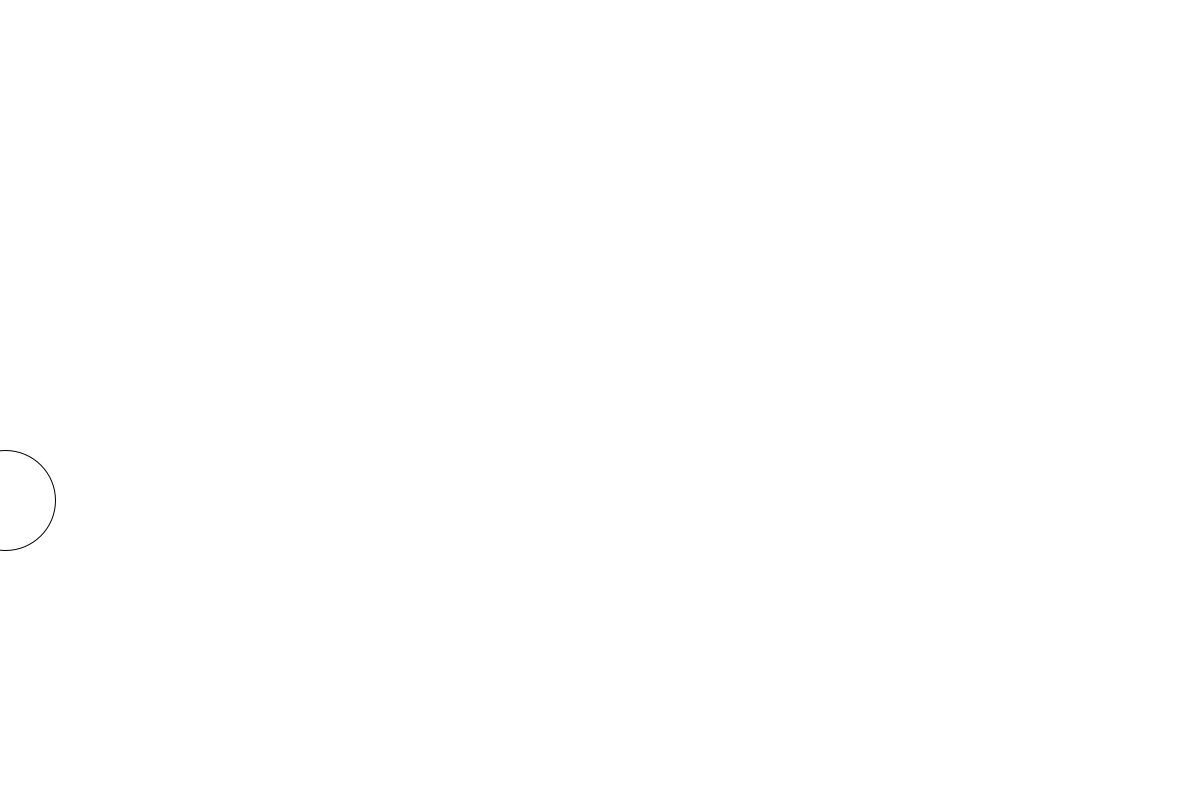
Frame 1 (no input)
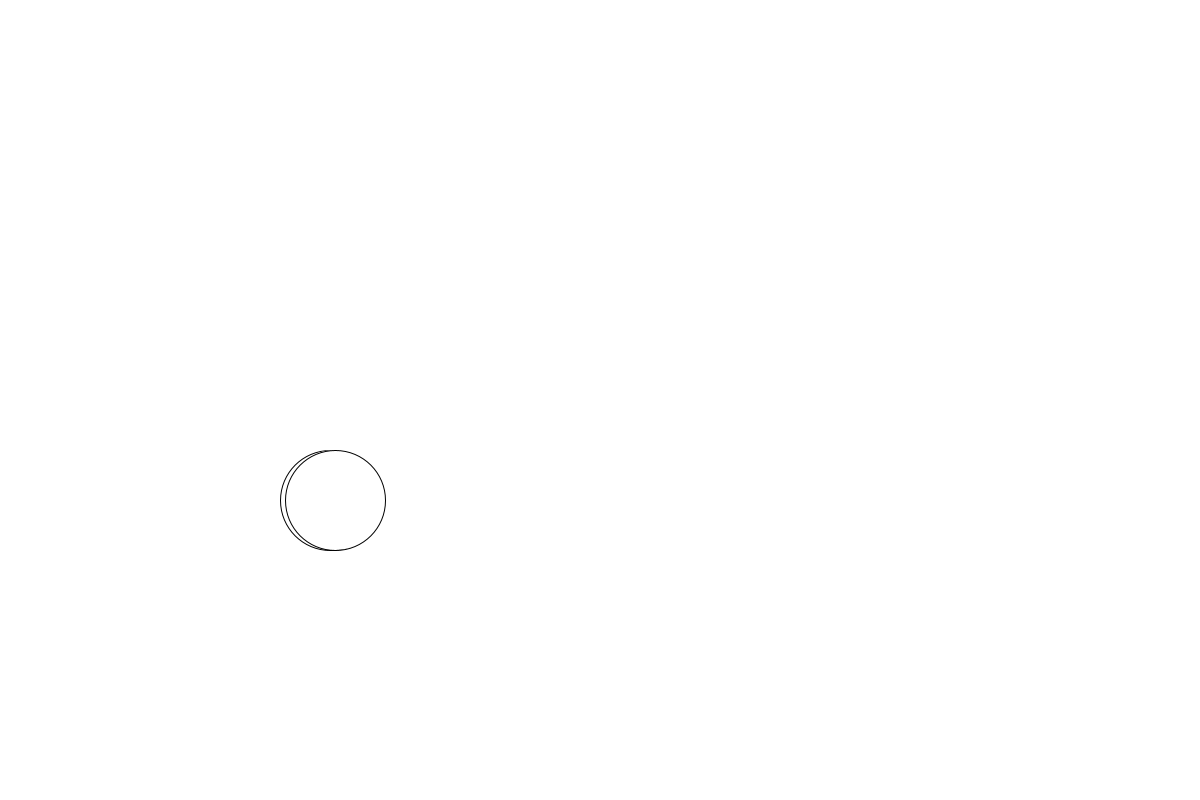
Frame 60 (the mouse pressed at the canvas centre just before this capture)
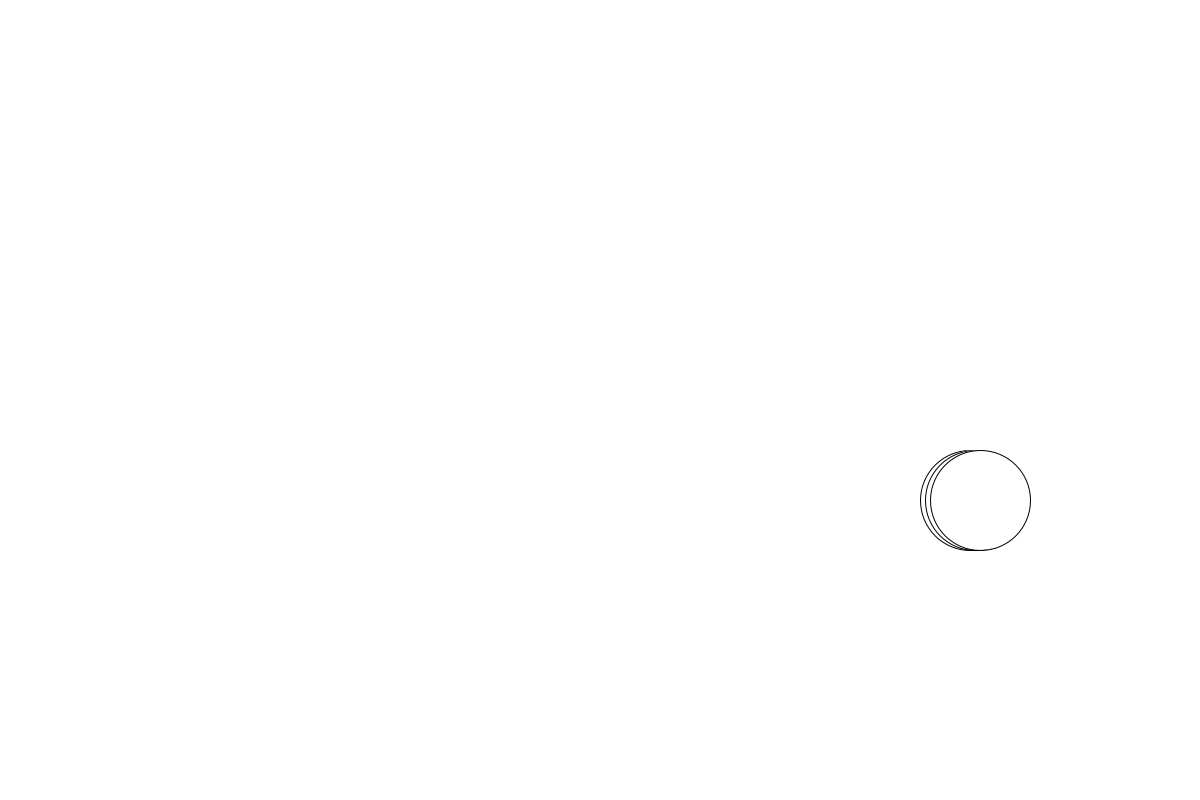
Frame 120 (the mouse held since frame 60 and released just before this capture)

The Processing sketch that drew these frames (run headless with seeded random() and noise(); from frame 60 on, the mouse is pressed at the canvas centre):

// Processing sketch: Major_Project2
// ── Major_Project2.pde
ArrayList<Monsters> theMonsters = new ArrayList<Monsters>();
Timer theTimer;


Monsters monster1;


void setup() {
  size(1200, 800);
  theTimer = new Timer(1000);
  monster1 = new Monsters(0, 500);
  //for ( int i  = 0; i <10; i ++) {

      //theMonsters.add(monster1);
    }
//}
  
void draw() {
  background(255);
  if (theTimer.isFinished() ){
  theMonsters.add(monster1);
  theTimer.begin();
  }

  for (Monsters thisMonster : theMonsters) {
    thisMonster.movingMonsters();
  
  }
}


//void killMonster() {
//  for (int i=theMonsters.size()-1; i >= 0; i--) { 
//     Monsters thisMonster = theMonsters.get(i);

//    if (thisMonster.isClicked(mouseX, 700)) {
//      theMonsters.remove(i);
//    }
//  }
//}
//}
// ── Ammo.pde
class Ammo {

  //data
  int clipSize;
  int startTime;
  //int reloadTimer;
  int endTime;
  boolean outOfAmmo;
  Timer reloadTimer;

  //contructor
  Ammo() {
    clipSize = 7;
    reloadTimer = new Timer(1000);
    outOfAmmo = false;
  }



  //behaviour

  void display() {
    fill(0, 250, 10);
    text("Ammo : ", width*0.84, 50);
    text(clipSize, width*0.9, 50);

    //check if reloading is ready
    if (outOfAmmo && reloadTimer.isFinished()) {
      clipSize += 7; 
      outOfAmmo = false;
    }
  }

  void shoot() {
    if (clipSize > 0) {
      clipSize -= 1;
    }
    if (clipSize == 0) {
      outOfAmmo = true;
      reloadTimer.begin();
    }
  }
}
// ── Health.pde
class Health{

  //data
  int life = 500;
  
   
  //constructor
  Health(){
   life = 500; 
   
  }
  
  
  //Behaviour
  
  void character(){
    fill(255, 0, 0);
   ellipse(1100, 500, 50, 150); 
  }
  
  void displayLifeBar(){
    fill(255, 0, 0);
    rectMode(CENTER);
    rect(width/2, 100, life, 40);
    
    if (frameCount % 5 == 0){
     //if(theMonsters >= 1000){
      life = life - 5; 
     //}
    }
    
  }
  
  
  
}
// ── Monsters.pde
class Monsters {

  //data
  public int theMonsters =1000;
  int x = 0;
  int y = 500;
  int dx = int(random(2, 7));
  float starTime = millis();
  float timeToWait = random(100,2000);


  //constructor
  Monsters (int _x, int _y) {
    x = _x;
    y = _y;
  }
  //behaviour

  void movingMonsters() {
    fill(255);

    
    if (x >= 1000) {
      x = 1000;
    }
    x = x + dx;

    ellipse(x, y, 100, 100);
  }

}
// ── Timer.pde
class Timer {
  // data
  int startTime, timeToWait, endTime;

  // constructor
  Timer(int _timeToWait) {
    timeToWait = _timeToWait;
  }

  // behaviour
  void begin() {
    startTime = millis();
    endTime = startTime + timeToWait;
    timeToWait -=40;
    if(timeToWait < 800){
      timeToWait = 800;
    }
  }

  boolean isFinished() {
    if (millis() >= endTime) {
      return true;
    } else {
      return false;
    }
  }

  void setWaitTime(int _timeToWait) {
    timeToWait = _timeToWait;
  }
}
